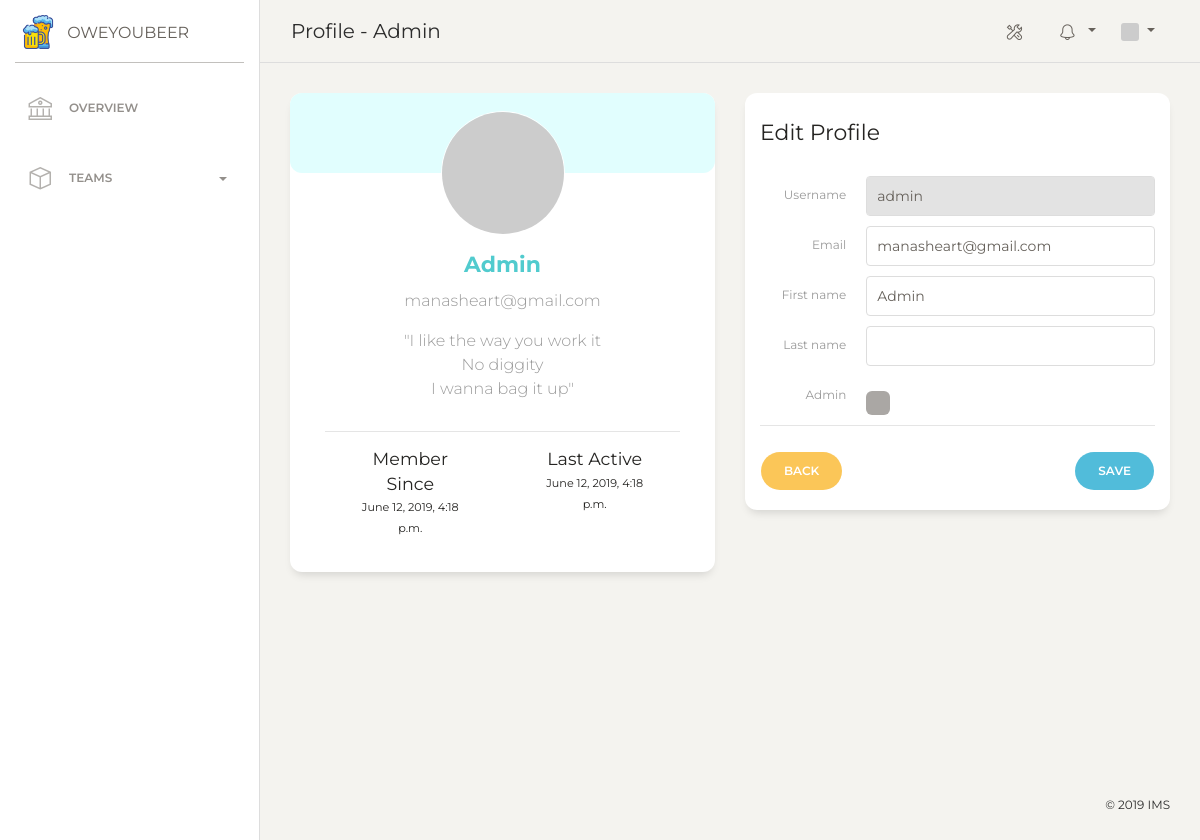
Before: /profile/admin (signed in) with the older database file.
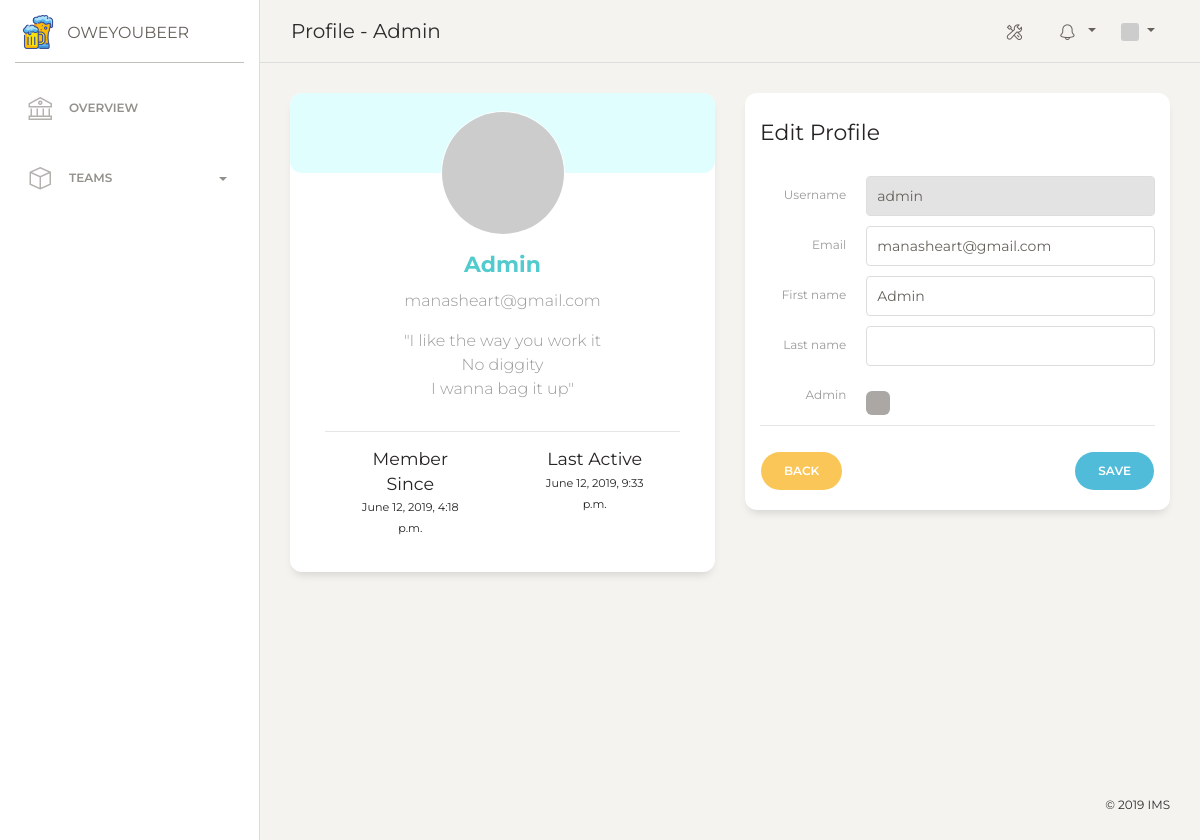
After: the same page with the newer database file.
### account/models.py (models this page shows, shortened)
class Account(AbstractUser):
    class Meta:
        db_table = 'accounts'
    email = models.EmailField(unique=True)
    username = models.CharField(max_length=40, unique=True)
    first_name = models.CharField(max_length=40, blank=True)
    last_name = models.CharField(max_length=40, blank=True)
    avatar_hash = models.CharField(max_length=140, blank=True)
    is_superuser = models.BooleanField(default=False)
    is_active = models.BooleanField(default=True)
    objects = AccountManager()
    USERNAME_FIELD = 'username'
    REQUIRED_FIELDS = ['email']
    def get_full_name(self):
        return ' '.join([self.first_name, self.last_name])
    def gravatar(self, size=100, default='identicon', rating='g'):
        url = 'https://secure.gravatar.com/avatar'
        hash = self.avatar_hash or self.gravatar_hash()
        return '{url}/{hash}?s={size}&d={default}&r={rating}'.format(
            url=url, hash=hash, size=size, default=default, rating=rating)

### account/views.py (the view, shortened to what this page needs)
# urls.py: url(r'^profile/(?P<username>[\w-]+)$', view=ProfileView.as_view(), name='profile'),
class ProfileView(UpdateView):
    model = Account
    form_class = ProfileForm
    template_name = 'profile/user.html'
    def get_object(self, **kwargs):
        self.username = self.kwargs.get("username")
        if self.username is None:
            raise Http404
        return get_object_or_404(Account, username__iexact=self.username)

### account/forms.py
class ProfileForm(forms.ModelForm):
    username = forms.CharField(disabled=True, widget=TextInput(attrs={'class': 'form-control'}))
    email = forms.EmailField(widget=EmailInput(attrs={'class': 'form-control'}))
    first_name = forms.CharField(required=False, widget=TextInput(attrs={'class': 'form-control'}))
    last_name = forms.CharField(required=False, widget=TextInput(attrs={'class': 'form-control'}))
    is_admin = forms.BooleanField(required=False, widget=CheckboxInput(attrs={'class': 'form-check-input'}))
    class Meta:
        model = Account
        fields = ['username', 'email', 'first_name', 'last_name', 'is_admin']

### templates/profile/user.html (shortened to what this page needs)
{% extends 'layout.html' %}
{% block menu %}Profile - {{ user.username }}{% endblock %}
{% block body %}
<div class="content">
  <div class="row">
    <div class="col-md-6">
      <div class="card card-user">
        <div class="card-body">
          <div class="author">
            <a href="#">
              <img class="avatar border-gray" src="{{ user.gravatar }}">
              <h5 class="title">{{ user.get_full_name }}</h5>
            </a>
            <p class="description">
              {{ user.email }}
            </p>
          </div>
          <p class="description text-center">
            "I like the way you work it
            <br> No diggity
            <br> I wanna bag it up"
          </p>
        </div>
        <div class="card-footer">
          <hr>
          <div class="button-container">
            <div class="row">
              <div class="col-lg-4 col-md-6 col-6 ml-auto">
                <h5>Member Since</h5>
                <p><small>{{ user.date_joined }}</small></p>
              </div>
              <div class="col-lg-4 col-md-6 col-6 ml-auto mr-auto">
                <h5>Last Active</h5>
                <p><small>{{ user.last_login }}</small></p>
              </div>
            </div>
          </div>
        </div>
      </div>
    </div>
    <div class="col-md-6">
      <div class="card">
        <div class="card-header">
          <h5 class="card-title">Edit Profile</h5>
        </div>
        <div class="card-body">
          <form class="form-horizontal" method="post">
            <div class="row">
              <label class="col-md-3 col-form-label">{{ form.username.label }}</label>
              <div class="col-md-9">
                {% if form.username.errors %}
                <div class="form-group has-danger">
                {% else %}
                <div class="form-group">
                {% endif %}
                  {{ form.username }}
                </div>
              </div>
            </div>
            <div class="row">
              <label class="col-md-3 col-form-label">{{ form.email.label }}</label>
              <div class="col-md-9">
                {% if form.email.errors %}
                <div class="form-group has-danger">
                {% else %}
                <div class="form-group">
                {% endif %}
                  {{ form.email }}
                </div>
              </div>
            </div>
            <div class="row">
              <label class="col-md-3 col-form-label">{{ form.first_name.label }}</label>
              <div class="col-md-9">
                {% if form.first_name.errors %}
                <div class="form-group has-danger">
                {% else %}
                <div class="form-group">
                {% endif %}
                  {{ form.first_name }}
                </div>
              </div>
            </div>
            <div class="row">
              <label class="col-md-3 col-form-label">{{ form.last_name.label }}</label>
              <div class="col-md-9">
                {% if form.last_name.errors %}
                <div class="form-group has-danger">
                {% else %}
                <div class="form-group">
                {% endif %}
                  {{ form.last_name }}
                </div>
              </div>
            </div>
            <div class="row">
              <label class="col-md-3 col-form-label">Admin</label>
              <div class="col-md-9">
                <div class="form-check">
                </div>
              </div>
            </div>
            <hr>
            <a class="btn btn-warning btn-round float-left" href="javascript:history.back()">Back</a>
            <button class="btn btn-info btn-round float-right" type="submit">Save</button>
          </form>
        </div>
      </div>
    </div>
  </div>
</div>
{% endblock %}

Changed rows visible on the page:
changed Account "Admin": last_login "June 12, 2019, 4:18 p.m." → "June 12, 2019, 9:33 p.m."
